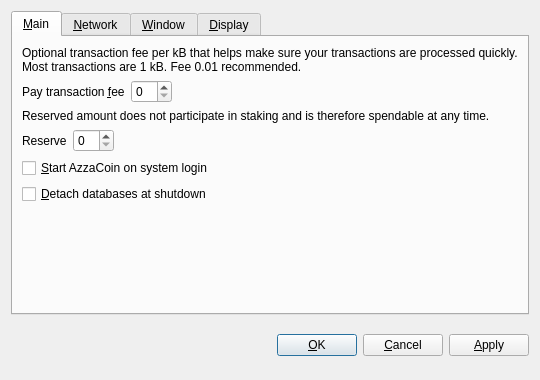
<?xml version="1.0" encoding="UTF-8"?>
<ui version="4.0">
 <class>OptionsDialog</class>
 <widget class="QDialog" name="OptionsDialog">
  <property name="geometry">
   <rect>
    <x>0</x>
    <y>0</y>
    <width>540</width>
    <height>380</height>
   </rect>
  </property>
  <property name="windowTitle">
   <string>Options</string>
  </property>
  <property name="modal">
   <bool>true</bool>
  </property>
  <layout class="QVBoxLayout" name="verticalLayout">
   <item>
    <widget class="QTabWidget" name="tabWidget">
     <property name="tabPosition">
      <enum>QTabWidget::North</enum>
     </property>
     <property name="currentIndex">
      <number>0</number>
     </property>
     <widget class="QWidget" name="tabMain">
      <attribute name="title">
       <string>&amp;Main</string>
      </attribute>
      <layout class="QVBoxLayout" name="verticalLayout_Main">
       <item>
        <widget class="QLabel" name="transactionFeeInfoLabel">
         <property name="text">
          <string>Optional transaction fee per kB that helps make sure your transactions are processed quickly. Most transactions are 1 kB. Fee 0.01 recommended.</string>
         </property>
         <property name="textFormat">
          <enum>Qt::PlainText</enum>
         </property>
         <property name="wordWrap">
          <bool>true</bool>
         </property>
        </widget>
       </item>
       <item>
        <layout class="QHBoxLayout" name="horizontalLayoutFee">
         <item>
          <widget class="QLabel" name="transactionFeeLabel">
           <property name="text">
            <string>Pay transaction &amp;fee</string>
           </property>
           <property name="textFormat">
            <enum>Qt::PlainText</enum>
           </property>
           <property name="buddy">
            <cstring>transactionFee</cstring>
           </property>
          </widget>
         </item>
         <item>
          <widget class="BitcoinAmountField" name="transactionFee"/>
         </item>
         <item>
          <spacer name="horizontalSpacerFee">
           <property name="orientation">
            <enum>Qt::Horizontal</enum>
           </property>
           <property name="sizeHint" stdset="0">
            <size>
             <width>40</width>
             <height>20</height>
            </size>
           </property>
          </spacer>
         </item>
        </layout>
       </item>
       <item>
        <widget class="QLabel" name="reserveBalanceInfoLabel">
         <property name="text">
          <string>Reserved amount does not participate in staking and is therefore spendable at any time.</string>
         </property>
         <property name="textFormat">
          <enum>Qt::PlainText</enum>
         </property>
         <property name="wordWrap">
          <bool>true</bool>
         </property>
        </widget>
       </item>
       <item>
        <layout class="QHBoxLayout" name="horizontalLayoutReserveBalance">
         <item>
          <widget class="QLabel" name="reserveBalanceLabel">
           <property name="text">
            <string>Reserve</string>
           </property>
           <property name="textFormat">
            <enum>Qt::PlainText</enum>
           </property>
           <property name="buddy">
            <cstring>reserveBalance</cstring>
           </property>
          </widget>
         </item>
         <item>
          <widget class="BitcoinAmountField" name="reserveBalance"/>
         </item>
         <item>
          <spacer name="horizontalSpacerReserveBalance">
           <property name="orientation">
            <enum>Qt::Horizontal</enum>
           </property>
           <property name="sizeHint" stdset="0">
            <size>
             <width>40</width>
             <height>20</height>
            </size>
           </property>
          </spacer>
         </item>
        </layout>
       </item>
       <item>
        <widget class="QCheckBox" name="bitcoinAtStartup">
         <property name="toolTip">
          <string>Automatically start AzzaCoin after logging in to the system.</string>
         </property>
         <property name="text">
          <string>&amp;Start AzzaCoin on system login</string>
         </property>
        </widget>
       </item>
       <item>
        <widget class="QCheckBox" name="detachDatabases">
         <property name="toolTip">
          <string>Detach block and address databases at shutdown. This means they can be moved to another data directory, but it slows down shutdown. The wallet is always detached.</string>
         </property>
         <property name="text">
          <string>&amp;Detach databases at shutdown</string>
         </property>
        </widget>
       </item>
       <item>
        <spacer name="verticalSpacer_Main">
         <property name="orientation">
          <enum>Qt::Vertical</enum>
         </property>
         <property name="sizeHint" stdset="0">
          <size>
           <width>20</width>
           <height>40</height>
          </size>
         </property>
        </spacer>
       </item>
      </layout>
     </widget>
     <widget class="QWidget" name="tabNetwork">
      <attribute name="title">
       <string>&amp;Network</string>
      </attribute>
      <layout class="QVBoxLayout" name="verticalLayout_Network">
       <item>
        <widget class="QCheckBox" name="mapPortUpnp">
         <property name="toolTip">
          <string>Automatically open the AzzaCoin client port on the router. This only works when your router supports UPnP and it is enabled.</string>
         </property>
         <property name="text">
          <string>Map port using &amp;UPnP</string>
         </property>
        </widget>
       </item>
       <item>
        <widget class="QCheckBox" name="connectSocks">
         <property name="toolTip">
          <string>Connect to the AzzaCoin network through a SOCKS proxy (e.g. when connecting through Tor).</string>
         </property>
         <property name="text">
          <string>&amp;Connect through SOCKS proxy:</string>
         </property>
        </widget>
       </item>
       <item>
        <layout class="QHBoxLayout" name="horizontalLayout_Network">
         <item>
          <widget class="QLabel" name="proxyIpLabel">
           <property name="text">
            <string>Proxy &amp;IP:</string>
           </property>
           <property name="textFormat">
            <enum>Qt::PlainText</enum>
           </property>
           <property name="buddy">
            <cstring>proxyIp</cstring>
           </property>
          </widget>
         </item>
         <item>
          <widget class="QValidatedLineEdit" name="proxyIp">
           <property name="maximumSize">
            <size>
             <width>140</width>
             <height>16777215</height>
            </size>
           </property>
           <property name="toolTip">
            <string>IP address of the proxy (e.g. 127.0.0.1)</string>
           </property>
          </widget>
         </item>
         <item>
          <widget class="QLabel" name="proxyPortLabel">
           <property name="text">
            <string>&amp;Port:</string>
           </property>
           <property name="textFormat">
            <enum>Qt::PlainText</enum>
           </property>
           <property name="buddy">
            <cstring>proxyPort</cstring>
           </property>
          </widget>
         </item>
         <item>
          <widget class="QLineEdit" name="proxyPort">
           <property name="maximumSize">
            <size>
             <width>55</width>
             <height>16777215</height>
            </size>
           </property>
           <property name="toolTip">
            <string>Port of the proxy (e.g. 9050)</string>
           </property>
          </widget>
         </item>
         <item>
          <widget class="QLabel" name="socksVersionLabel">
           <property name="text">
            <string>SOCKS &amp;Version:</string>
           </property>
           <property name="textFormat">
            <enum>Qt::PlainText</enum>
           </property>
           <property name="buddy">
            <cstring>socksVersion</cstring>
           </property>
          </widget>
         </item>
         <item>
          <widget class="QValueComboBox" name="socksVersion">
           <property name="toolTip">
            <string>SOCKS version of the proxy (e.g. 5)</string>
           </property>
          </widget>
         </item>
         <item>
          <spacer name="horizontalSpacer_Network">
           <property name="orientation">
            <enum>Qt::Horizontal</enum>
           </property>
           <property name="sizeHint" stdset="0">
            <size>
             <width>40</width>
             <height>20</height>
            </size>
           </property>
          </spacer>
         </item>
        </layout>
       </item>
       <item>
        <spacer name="verticalSpacer_Network">
         <property name="orientation">
          <enum>Qt::Vertical</enum>
         </property>
         <property name="sizeHint" stdset="0">
          <size>
           <width>20</width>
           <height>40</height>
          </size>
         </property>
        </spacer>
       </item>
      </layout>
     </widget>
     <widget class="QWidget" name="tabWindow">
      <attribute name="title">
       <string>&amp;Window</string>
      </attribute>
      <layout class="QVBoxLayout" name="verticalLayout_Window">
       <item>
        <widget class="QCheckBox" name="minimizeToTray">
         <property name="toolTip">
          <string>Show only a tray icon after minimizing the window.</string>
         </property>
         <property name="text">
          <string>&amp;Minimize to the tray instead of the taskbar</string>
         </property>
        </widget>
       </item>
       <item>
        <widget class="QCheckBox" name="minimizeOnClose">
         <property name="toolTip">
          <string>Minimize instead of exit the application when the window is closed. When this option is enabled, the application will be closed only after selecting Quit in the menu.</string>
         </property>
         <property name="text">
          <string>M&amp;inimize on close</string>
         </property>
        </widget>
       </item>
       <item>
        <spacer name="verticalSpacer_Window">
         <property name="orientation">
          <enum>Qt::Vertical</enum>
         </property>
         <property name="sizeHint" stdset="0">
          <size>
           <width>20</width>
           <height>40</height>
          </size>
         </property>
        </spacer>
       </item>
      </layout>
     </widget>
     <widget class="QWidget" name="tabDisplay">
      <attribute name="title">
       <string>&amp;Display</string>
      </attribute>
      <layout class="QVBoxLayout" name="verticalLayout_Display">
       <item>
        <layout class="QHBoxLayout" name="horizontalLayout_1_Display">
         <item>
          <widget class="QLabel" name="langLabel">
           <property name="text">
            <string>User Interface &amp;language:</string>
           </property>
           <property name="textFormat">
            <enum>Qt::PlainText</enum>
           </property>
           <property name="buddy">
            <cstring>lang</cstring>
           </property>
          </widget>
         </item>
         <item>
          <widget class="QValueComboBox" name="lang">
           <property name="toolTip">
            <string>The user interface language can be set here. This setting will take effect after restarting AzzaCoin.</string>
           </property>
          </widget>
         </item>
        </layout>
       </item>
       <item>
        <layout class="QHBoxLayout" name="horizontalLayout_2_Display">
         <item>
          <widget class="QLabel" name="unitLabel">
           <property name="text">
            <string>&amp;Unit to show amounts in:</string>
           </property>
           <property name="textFormat">
            <enum>Qt::PlainText</enum>
           </property>
           <property name="buddy">
            <cstring>unit</cstring>
           </property>
          </widget>
         </item>
         <item>
          <widget class="QValueComboBox" name="unit">
           <property name="toolTip">
            <string>Choose the default subdivision unit to show in the interface and when sending coins.</string>
           </property>
          </widget>
         </item>
        </layout>
       </item>
       <item>
        <widget class="QCheckBox" name="displayAddresses">
         <property name="toolTip">
          <string>Whether to show AzzaCoin addresses in the transaction list or not.</string>
         </property>
         <property name="text">
          <string>&amp;Display addresses in transaction list</string>
         </property>
        </widget>
       </item>
       <item>
        <widget class="QCheckBox" name="coinControlFeatures">
         <property name="toolTip">
          <string>Whether to show coin control features or not.</string>
         </property>
         <property name="text">
          <string>Display coin &amp;control features (experts only!)</string>
         </property>
        </widget>
       </item>
       <item>
        <spacer name="verticalSpacer_Display">
         <property name="orientation">
          <enum>Qt::Vertical</enum>
         </property>
         <property name="sizeHint" stdset="0">
          <size>
           <width>20</width>
           <height>40</height>
          </size>
         </property>
        </spacer>
       </item>
      </layout>
     </widget>
    </widget>
   </item>
   <item>
    <layout class="QHBoxLayout" name="horizontalLayout_Buttons">
     <item>
      <spacer name="horizontalSpacer_1">
       <property name="orientation">
        <enum>Qt::Horizontal</enum>
       </property>
       <property name="sizeHint" stdset="0">
        <size>
         <width>40</width>
         <height>48</height>
        </size>
       </property>
      </spacer>
     </item>
     <item>
      <widget class="QLabel" name="statusLabel">
       <property name="font">
        <font>
         <weight>75</weight>
         <bold>true</bold>
        </font>
       </property>
       <property name="text">
        <string/>
       </property>
       <property name="textFormat">
        <enum>Qt::PlainText</enum>
       </property>
       <property name="wordWrap">
        <bool>true</bool>
       </property>
      </widget>
     </item>
     <item>
      <spacer name="horizontalSpacer_2">
       <property name="orientation">
        <enum>Qt::Horizontal</enum>
       </property>
       <property name="sizeHint" stdset="0">
        <size>
         <width>40</width>
         <height>48</height>
        </size>
       </property>
      </spacer>
     </item>
     <item>
      <widget class="QPushButton" name="okButton">
       <property name="text">
        <string>&amp;OK</string>
       </property>
      </widget>
     </item>
     <item>
      <widget class="QPushButton" name="cancelButton">
       <property name="text">
        <string>&amp;Cancel</string>
       </property>
       <property name="autoDefault">
        <bool>false</bool>
       </property>
      </widget>
     </item>
     <item>
      <widget class="QPushButton" name="applyButton">
       <property name="text">
        <string>&amp;Apply</string>
       </property>
       <property name="autoDefault">
        <bool>false</bool>
       </property>
      </widget>
     </item>
    </layout>
   </item>
  </layout>
 </widget>
 <customwidgets>
  <customwidget>
   <class>BitcoinAmountField</class>
   <extends>QSpinBox</extends>
   <header>bitcoinamountfield.h</header>
  </customwidget>
  <customwidget>
   <class>QValueComboBox</class>
   <extends>QComboBox</extends>
   <header>qvaluecombobox.h</header>
  </customwidget>
  <customwidget>
   <class>QValidatedLineEdit</class>
   <extends>QLineEdit</extends>
   <header>qvalidatedlineedit.h</header>
  </customwidget>
 </customwidgets>
 <resources/>
 <connections/>
</ui>
